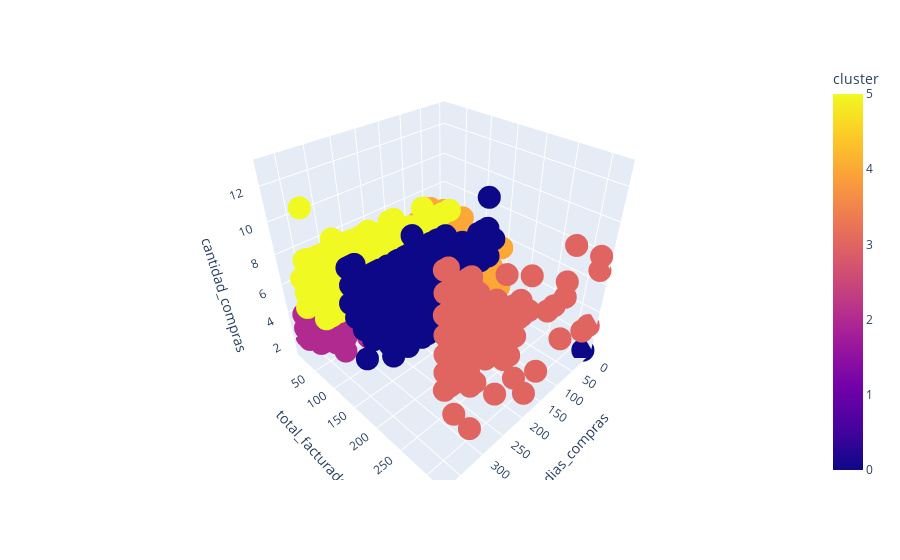

Notebook code for this chart:
### Code cell
# va despues de la definición
fig = px.scatter_3d(rfm_, x='dias_compras', y='total_facturado', color='cluster', z='cantidad_compras')
fig.show()

### Figure 1 — Plotly figure (JSON) as saved in the notebook; plotly's stock layout.template omitted (floating-point values rounded to 4 significant figures; data arrays with more than 128 entries replaced by an {"elided": "..."} marker saying what was removed)
{"data": [{"hovertemplate": "dias_compras=%{x}<br>total_facturado=%{y}<br>cantidad_compras=%{z}<br>cluster=%{marker.color}<extra></extra>", "legendgroup": "", "marker": {"color": {"elided": "4315 int values"}, "coloraxis": "coloraxis", "symbol": "circle"}, "mode": "markers", "name": "", "scene": "scene", "showlegend": false, "type": "scatter3d", "x": {"elided": "4315 float values"}, "y": {"elided": "4315 int values"}, "z": {"elided": "4315 float values"}}], "layout": {"coloraxis": {"colorbar": {"title": {"text": "cluster"}}, "colorscale": [[0, "#0d0887"], [0.1111, "#46039f"], [0.2222, "#7201a8"], [0.3333, "#9c179e"], [0.4444, "#bd3786"], [0.5556, "#d8576b"], [0.6667, "#ed7953"], [0.7778, "#fb9f3a"], [0.8889, "#fdca26"], [1, "#f0f921"]]}, "legend": {"tracegroupgap": 0}, "margin": {"t": 60}, "scene": {"domain": {"x": [0, 1], "y": [0, 1]}, "xaxis": {"title": {"text": "dias_compras"}}, "yaxis": {"title": {"text": "total_facturado"}}, "zaxis": {"title": {"text": "cantidad_compras"}}}}}
